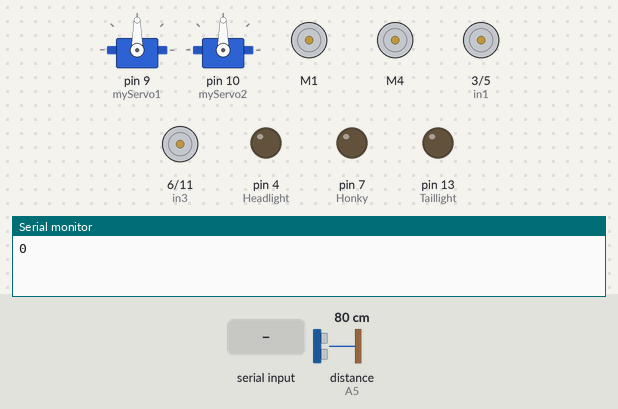
The sketch below on a simulated Arduino Uno, built with avr-gcc and run on an emulated ATmega328P. Parts: 2 × servo, 2 × DC motor (green arrow = forward, orange = backward, longer = faster), motor-driver pin pairs drawn as motors (green arrow = first pin HIGH = forward, orange = second pin HIGH = backward, longer = more drive), output pins drawn as LEDs (lit = HIGH), the last lines printed to the serial monitor. The test bench sets the inputs (shaded band); at power-on: distance to the obstacle (sensor on A5) 80 cm. The echo pulse lasts 58.3 µs per cm; pins used as bus, display or sensor lines are not drawn.

Above: at 1.2 s.
1.3 s: "H" received over Serial
At 2.8 s:
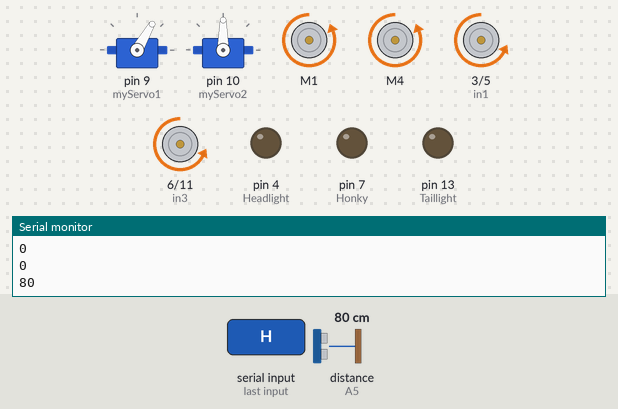
3.5 s: byte 83 ('S') received over Serial
At 4.6 s:
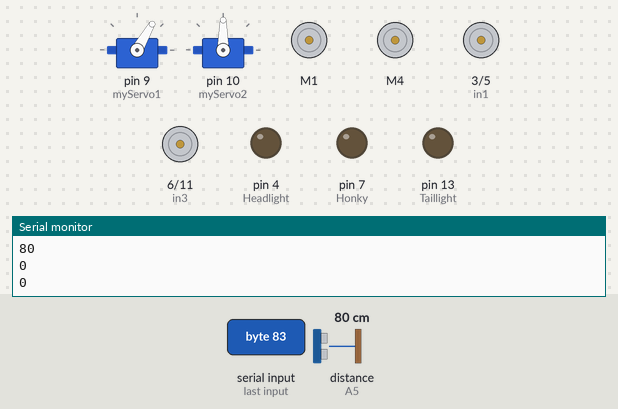
5.5 s: "B" received over Serial
At 7.2 s:
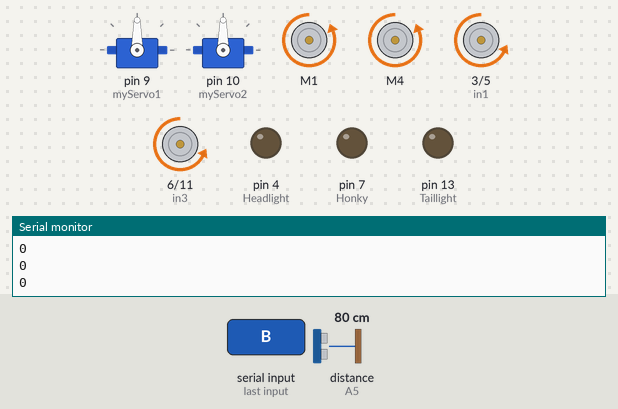
7.5 s: byte 48 ('0') received over Serial
At 8.9 s:
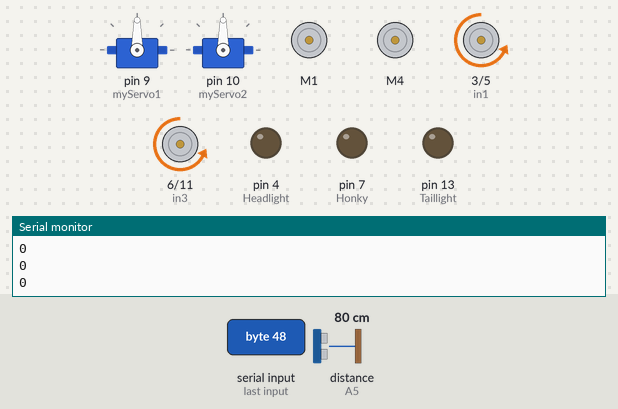
9.5 s: byte 49 ('1') received over Serial
At 10.4 s:
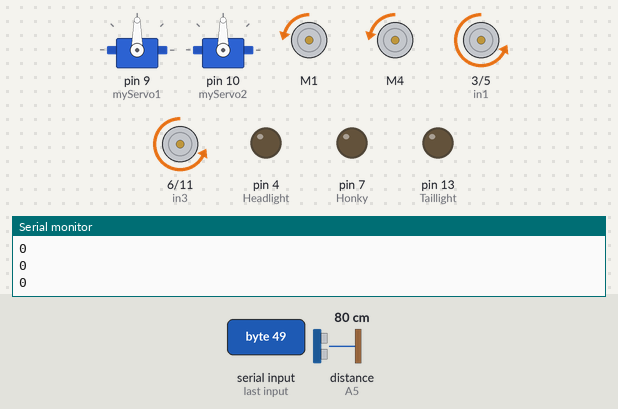
11.5 s: byte 50 ('2') received over Serial
At 13.1 s:
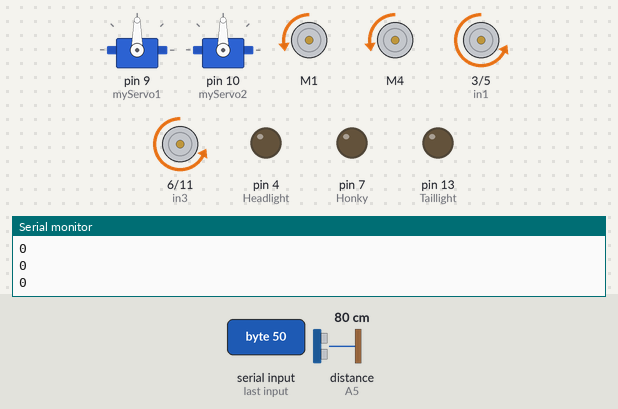
Timing chart, 0 to 14.5 s (numbered marks = the images above; inputs shaded):
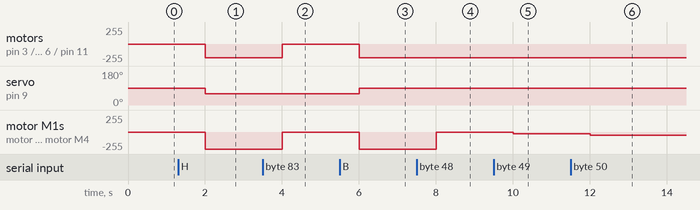

The sketch:

RC_CAR_Servo_steering_HCSR04.ino
```cpp
//This program is made to operate with "Bluetooth RC Controller" app
//Available on the playstore(Android) and appstore(iOS)
//Can work on both L293D Motor driver shield and L298N Motor Driver module
//-------------------------------------------------------------------------

#include <AFMotor.h>
#include <Servo.h>

//HCSR04
#define echo A5
#define trig 2

//Servo motor
Servo myServo1;
Servo myServo2;

//DC Motor
//With shield
AF_DCMotor motor1(1);
AF_DCMotor motor2(4);

//With module/driver
//L298n Motor Driver pins.
#define in1 3
#define in2 5
#define in3 6
#define in4 11

int angle=90;       //Servo will stay at the center by default (90 is the center of 0 and 180)
int angleStep=30;   //This will be reduced from "angle" and the value obtained is the desired value for turning the video

int minDist = 10;        //Collision avoidance
int maxDist = 4000;        //Collision avoidance

//Bluetooth part
char bt='S';        //To keep the car at stop by default, S in the app means STOP

//Lights
int Headlight = 4;        //These digital pins are not at all connected to the L293D module so can be used
int Taillight = 13;

//Horn
int Honky = 7;      //Connected to the M2 which is connected to the digital pin 3

//Speed variable
int Speed = 204; // 0 - 255.

void setup()
{
  Serial.begin(9600);

  //Motor driver module
  pinMode(in1, OUTPUT);
  pinMode(in2, OUTPUT);
  pinMode(in3, OUTPUT);
  pinMode(in4, OUTPUT);

  // Turn off motors - Initial state
  digitalWrite(in1, LOW);
  digitalWrite(in2, LOW);
  digitalWrite(in3, LOW);
  digitalWrite(in4, LOW);

  myServo1.attach(9);
  myServo2.attach(10);

  myServo1.write(angle);
  myServo2.write(angle);

  pinMode(trig, OUTPUT);
  pinMode(echo, INPUT);

  motor1.setSpeed(255);
  motor2.setSpeed(255);
  Stop();

  pinMode(Headlight, OUTPUT);
  pinMode(Taillight, OUTPUT);

  pinMode(Honky, OUTPUT);
}


void loop() {
  digitalWrite(trig,LOW);
  delayMicroseconds(2);
  digitalWrite(trig,HIGH);
  delayMicroseconds(2);
  long t = pulseIn(echo,HIGH);
  long cm = t / 29 / 2;

  Serial.println(cm);

  bt=Serial.read();
  switch(bt){

  //Straight movement
  case 'F': if(cm>minDist && cm<maxDist){forward(); myServo1.write(angle);}
            else{Stop();} break;

  case 'B': backward(); myServo1.write(angle); break;

  //Forward directional movement
  case 'G': left(); forward(); break;
  case 'I': right(); forward(); break;

  //Backward directional movement
  case 'H': left(); backward(); break;
  case 'J': right(); backward(); break;

  //Steering only movement
  case 'L': left(); break;
  case 'R': right(); break;

  //Door ops
  case 'X': doorOpen(); break;
  case 'x': doorClose(); break;

  //Stop the motors!!!
  case 'S': Stop(); break;

  //Motor speed
  case '0': motor1.setSpeed(0); motor2.setSpeed(0); Speed=0; break;
  case '1': motor1.setSpeed(25); motor2.setSpeed(25); Speed=25; break;
  case '2': motor1.setSpeed(50); motor2.setSpeed(50); Speed=50; break;
  case '3': motor1.setSpeed(75); motor2.setSpeed(75); Speed=75; break;
  case '4': motor1.setSpeed(100); motor2.setSpeed(100); Speed=100; break;
  case '5': motor1.setSpeed(125); motor2.setSpeed(125); Speed=125; break;
  case '6': motor1.setSpeed(150); motor2.setSpeed(150); Speed=150; break;
  case '7': motor1.setSpeed(175); motor2.setSpeed(175); Speed=175; break;
  case '8': motor1.setSpeed(200); motor2.setSpeed(200); Speed=200; break;
  case '9': motor1.setSpeed(225); motor2.setSpeed(225); Speed=225; break;
  case 'q': motor1.setSpeed(255); motor2.setSpeed(255); Speed=255; break;

  //Front Lights control
  case 'W': digitalWrite(Headlight, HIGH); break;
  case 'w': digitalWrite(Headlight, LOW); break;

  //Back Lights control
  case 'U': digitalWrite(Taillight,HIGH); break;
  case 'u': digitalWrite(Taillight,LOW); break;

  //Horn Honky
  case 'V': digitalWrite(Honky,HIGH); break;
  case 'v': digitalWrite(Honky,LOW); break;
  }
}


//------FUNCTIONS------
//Straight movement
void forward()
{
  motor1.run(FORWARD);
  motor2.run(FORWARD);

  //Motor driver module
  //Motor driver module
  analogWrite(in1, Speed);
  analogWrite(in2, 0);
  analogWrite(in3, Speed);
  analogWrite(in4, 0);
}

void backward()
{
  motor1.run(BACKWARD);
  motor2.run(BACKWARD);

  //Motor driver module
  analogWrite(in1, 0);
  analogWrite(in2, Speed);
  analogWrite(in3, 0);
  analogWrite(in4, Speed);
}


//Steering movement
void left(){
  myServo1.write(angle-angleStep);
  motor1.run(FORWARD);
  motor2.run(BACKWARD);

  //Motor driver module
  analogWrite(in1, Speed);
  analogWrite(in2, 0);
  analogWrite(in3, 0);
  analogWrite(in4, 0);
}
void right(){
  myServo1.write(angle+angleStep);
  motor1.run(BACKWARD);
  motor2.run(FORWARD);

  //Motor driver module
  analogWrite(in1, 0);
  analogWrite(in2, 0);
  analogWrite(in3, Speed);
  analogWrite(in4, 0);
}


//Door ops
void doorOpen(){
  myServo2.write(angle-(2*angleStep));
}

void doorClose(){
  myServo2.write(angle);
}


//Stop the motors!!!
void Stop()
{
  motor1.run(RELEASE);
  motor2.run(RELEASE);

  //Module part
  analogWrite(in1, 0);
  analogWrite(in2, 0);
  analogWrite(in3, 0);
  analogWrite(in4, 0);
}
```

Measured:
- after the input at 1.3 s, motor on pin 3 (in1) / pin 5 (in2), motor on pin 6 (in3) / pin 11 (in4): stopped → backward 204/255 after 0.70 s; servo on pin 9 (myServo1): 90° → 60° after 0.70 s; motor M1, motor M4: stopped → backward 255/255 after 0.70 s
- after the input at 3.5 s, motor on pin 3 (in1) / pin 5 (in2), motor on pin 6 (in3) / pin 11 (in4): backward 204/255 → stopped after 0.51 s; motor M1, motor M4: backward 255/255 → stopped after 0.51 s
- after the input at 5.5 s, motor on pin 3 (in1) / pin 5 (in2), motor on pin 6 (in3) / pin 11 (in4): stopped → backward 204/255 after 0.51 s; servo on pin 9 (myServo1): 60° → 90° after 0.51 s; motor M1, motor M4: stopped → backward 255/255 after 0.51 s
- after the input at 7.5 s, motor M1, motor M4: backward 255/255 → stopped after 0.51 s
- after the input at 9.5 s, motor M1, motor M4: stopped → backward 25/255 after 0.51 s
- after the input at 11.5 s, motor M1, motor M4: backward 25/255 → backward 50/255 after 0.51 s
